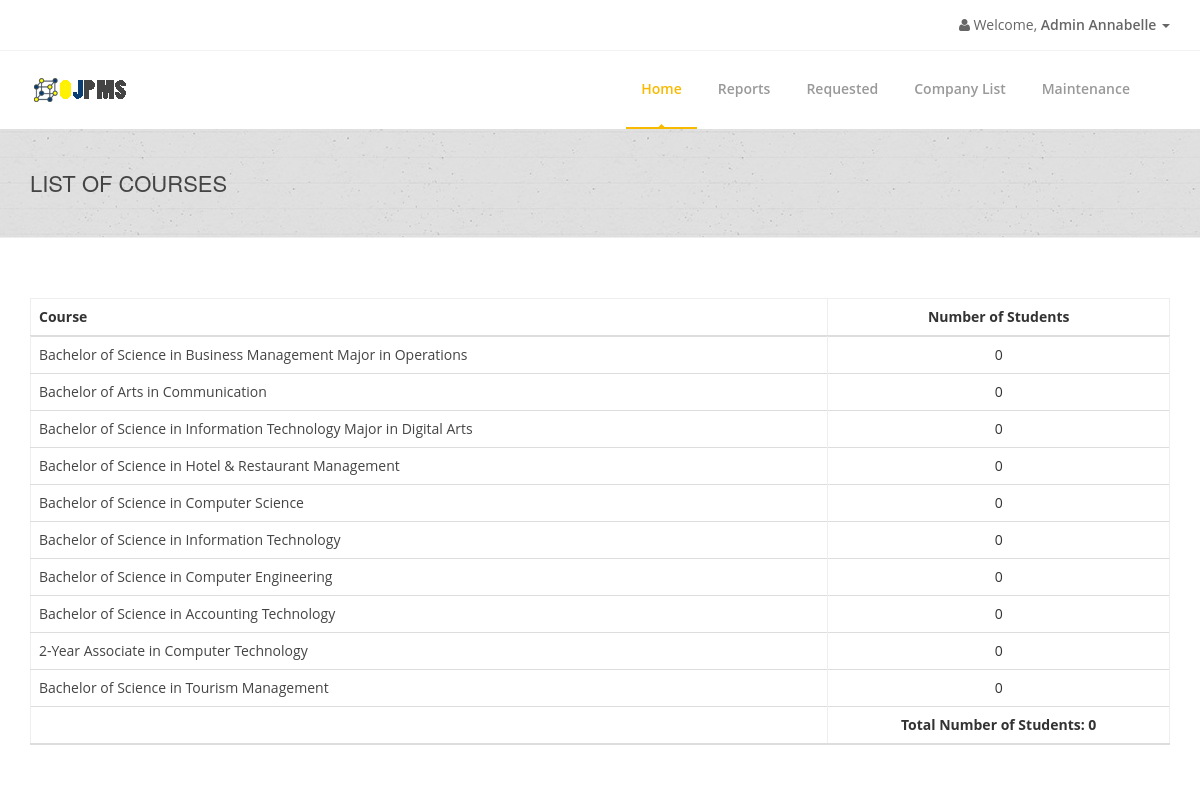
The page /admin/admin.php (signed in) on the database as committed earlier.
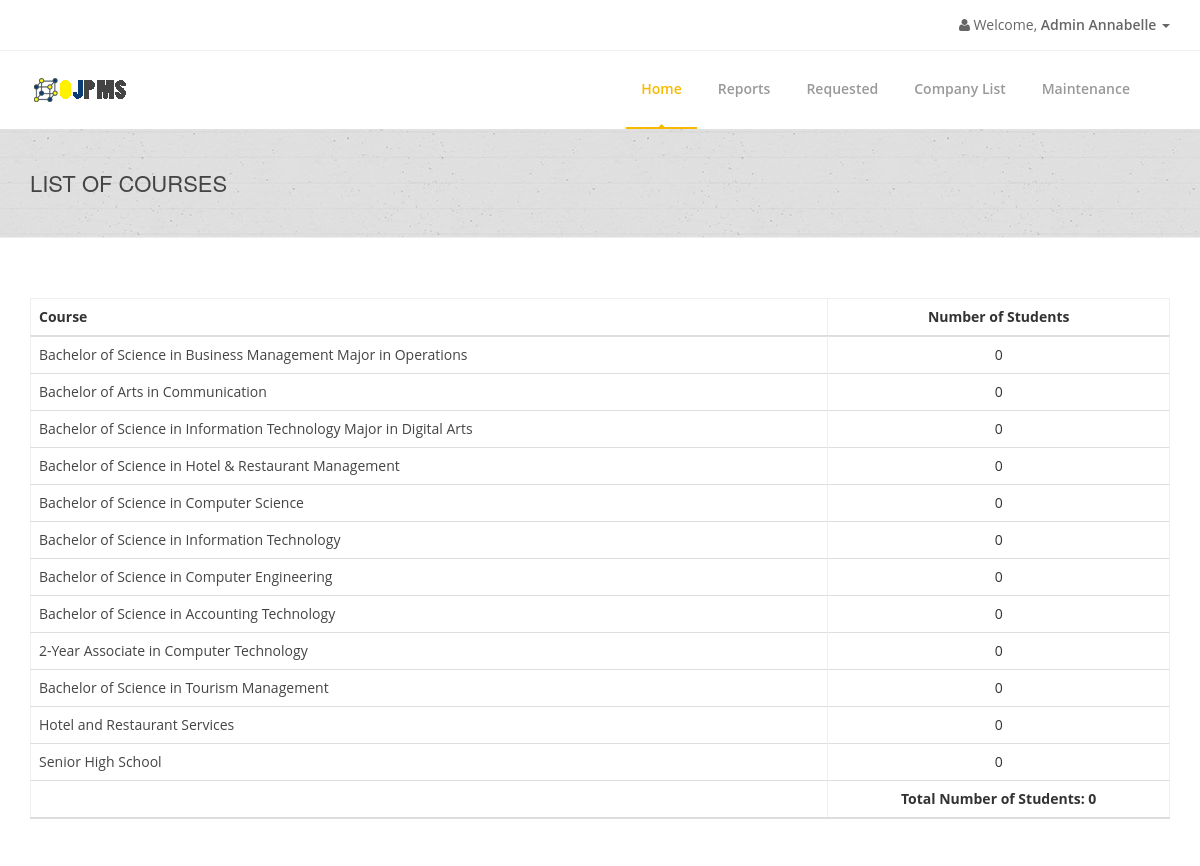
The same page on the database as committed later.
### tables this page shows
CREATE TABLE `coursetbl` (
  `CourseID` int(11) NOT NULL AUTO_INCREMENT,
  `CourseTitle` varchar(255) NOT NULL,
  `CourseCode` varchar(255) NOT NULL,
  `CourseDescription` varchar(255) NOT NULL,
  PRIMARY KEY (`CourseID`)
);

### connection.php (called while the page is built, shortened)
<?php
class GSecureSQLConfig
{
    static function get_mysqli_config($type = NULL)
    {
        if (strtoupper($type) == 'LOCALHOST') {
            return array(
                'host' => 'localhost:3306',
                'user' => 'root',
                'pass' => '',
                'db' => 'e2edb'
            );
        } else {
            return array(
                'host' => 'mysql.hostinger.ph',
                'user' => 'u305071956_e2edb',
                'pass' => 'ocCWVkS7qe',
                'db' => 'u305071956_e2edb'
            );
        }
    }
}
class GSecureSQL
{
    private static $config;
    private static function _get_mysqli_config()
    {
        self::$config = GSecureSQLConfig::get_mysqli_config();
    }
    static function query($sql, $has_return = FALSE, $types = NULL)
    {
        $cn = new mysqli(
            self::$config['host'],
            self::$config['user'],
            self::$config['pass'],
            self::$config['db']
        );
        $ret = NULL;
        $st = $cn->prepare($sql);
        if (is_null($types)) {
            if (!$has_return) {
                $st->execute();
                $st->close();
                $cn->close();
                $ret = 'Query has been executed';
            } else {
                $st->execute();
                $code_result = '$st->bind_result(';
                $bool = false;
                $p = array();
                for($i = 0; $i < $st->field_count; $i++){
                    if(!$bool){
                        $bool = true;
                        $code_result .= '$p[' . $i . ']';
                    }else{
                        $code_result .= ',$p[' . $i . ']';
                    }
                }
                $code_result .= ');';
                eval($code_result);
                $ret = array();
                $k = 0;
                while($st->fetch()){
                    for($i = 0; $i < count($p); $i++){
                        $ret[$k][$i] = $p[$i];
                    }
                    $k++;
                }
            }
        } else {
            if (!$has_return) {
                $arg = func_get_args();
                $code = '$st->bind_param($types';
                for ($i = 3; $i < count($arg); $i++) {
                    $code .= ',$arg[' . $i . ']';
                }
                $code .= ');';
                eval($code);
                $st->execute();
                $st->close();
                $cn->close();
            } else {
                $arg = func_get_args();
                $code = '$st->bind_param($types';
                for ($i = 3; $i < count($arg); $i++) {
                    $code .= ',$arg[' . $i . ']';
                }
                $code .= ');';
                eval($code);
                $st->execute();
                $code_result = '$st->bind_result(';
                $bool = false;
                $p = array();
                for($i = 0; $i < $st->field_count; $i++){
                    if(!$bool){
                        $bool = true;
                        $code_result .= '$p[' . $i . ']';
                    }else{
                        $code_result .= ',$p[' . $i . ']';
                    }
                }
                $code_result .= ');';
                eval($code_result);
                $ret = array();
                $k = 0;
                while($st->fetch()){
                    for($i = 0; $i < count($p); $i++){
                        $ret[$k][$i] = $p[$i];
                    }
                    $k++;
                }
            }
        }
        return $ret;
    }
}

### admin/admin.php (the view, shortened to what the changed rows need)
<?php
include('../connection.php');
$TotalStudents =
    GSecureSQL::query(
        "SELECT COUNT(*) FROM studentinfotbl",
        TRUE
    );
$Total = $TotalStudents[0][0];
?>
<!doctype html>
<html lang="en">
<head>
    <link href="../css/bootstrap.min.css" rel="stylesheet"/>
    <link href="../css/bootstrapValidator.min.css" rel="stylesheet"/>
    <link rel="stylesheet" href="../css/font-awesome.min.css" type="text/css" media="screen">
    <link rel="stylesheet" type="text/css" href="../fonts/ffonts/montserrat.css">
    <link rel="stylesheet" type="text/css" href="../fonts/ffonts/open-sans.css">
    <link rel="stylesheet" type="text/css" href="../css/slicknav.css" media="screen">
    <link rel="stylesheet" type="text/css" href="../css/style.css" media="screen">
    <link rel="stylesheet" type="text/css" href="../css/responsive.css" media="screen">
    <link rel="stylesheet" type="text/css" href="../css/animate.css" media="screen">
    <link rel="stylesheet" type="text/css" href="../css/colors/yellow.css" title="yellow" media="screen"/>
    <link rel="stylesheet" href="../css/notif.css"/>
</head>
<body>
    <div id="container">
        <div class="page-banner" style="padding:40px 0; center #f9f9f9;">
            <div class="container">
                <div class="row">
                    <div class="col-md-6">
                        <h2>List of Courses</h2>
                    </div>
                </div>
            </div>
        </div>
        <div id="content">
            <div class="container">
                <table class="table segment table-hover">
                    <thead>
                        <tr>
                            <th width='70%' class='tabletitle'>Course</th>
                            <th width='30%' class='tabletitle' style = "text-align: center;">Number of Students</th>
                    </thead>
                    <tbody>
                    <?php
                    $course_tbl =
                        GSecureSQL::query(
                            "SELECT * FROM coursetbl",
                            TRUE
                        );
                    foreach ($course_tbl as $value) {
                    $CourseID = $value[0];
                    $CourseTitle = $value[1];
                    $CourseCode = $value[2];
                    $countstudentbycourse_tbl =
                        GSecureSQL::query(
                            "SELECT COUNT(*) FROM studentinfotbl WHERE MajorCourse = ?",
                            TRUE,
                            "s",
                            $CourseCode
                        );
                    foreach ($countstudentbycourse_tbl as $value1) {
                    $TotalStudentByCourse = $value1[0];
                    ?>
                    <tr>
                        <td width=70% class=tabletitle>
                            <a href='admin-field.php?id=<?php echo $CourseID; ?>'><?php echo $CourseTitle; ?></a>
                        </td>
                        <td width=30% class='tabletitle' style = "text-align: center;"><?php echo $TotalStudentByCourse; ?></td>
                    <tr>
                        <?php
                        }
                        }
                        ?>
                    </tbody>
                    <tfoot>
                        <thead>
                            <div class="hr2"></div>
                            <tr>
                                <th width='70%' class='tabletitle'></th>
                                <th width='30%' class='tabletitle' style = "text-align: center;">Total Number of Students: <?php echo $Total; ?></th>
                            </tr>
                        </thead>
                    </tfoot>
                </table>
            </div>
        </div>
    </div>
</body>
</html>

Rows that differ between the two databases and show on the page:
added coursetbl: CourseTitle "Hotel and Restaurant Services", TotalStudentByCourse "0"
added coursetbl: CourseTitle "Senior High School", TotalStudentByCourse "0"
